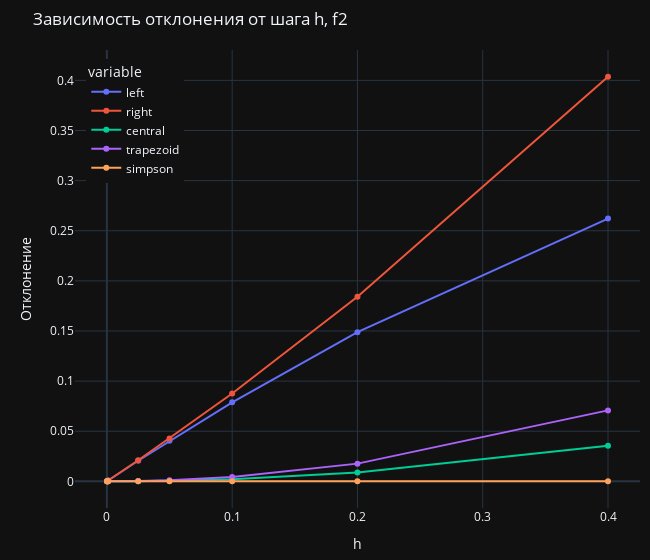

Notebook source saved alongside this figure:
### Code cell
x = diffs_f2['h']

fig = px.line(diffs_f2.melt(id_vars='h'), x='h', y='value', color='variable',
              markers='o',
              labels={
                'h': 'h',
                'value': 'Отклонение'
              },
              title='Зависимость отклонения от шага h, f2',
              template=theme,
              width=650)
fig.update_layout(margin=dict(l=75, r=10, t=50, b=10),
                  legend=dict(x=0.02, y=0.98),
                  hovermode='x unified')
fig.show()

### Figure 1 — Plotly figure (JSON) as saved in the notebook; plotly's stock layout.template omitted (floating-point values rounded to 4 significant figures)
{"data": [{"hovertemplate": "variable=left<br>h=%{x}<br>Отклонение=%{y}<extra></extra>", "legendgroup": "left", "line": {"color": "#636efa", "dash": "solid"}, "marker": {"symbol": "circle"}, "mode": "lines+markers", "name": "left", "orientation": "v", "showlegend": true, "type": "scatter", "x": [0.4, 0.2, 0.1, 0.05, 0.025, 0.001, 0.0005, 0.0004, 0.0001], "xaxis": "x", "y": [0.2621, 0.1488, 0.07881, 0.04051, 0.02053, 0.0008319, 0.000416, 0.0003328, 8.322e-05], "yaxis": "y"}, {"hovertemplate": "variable=right<br>h=%{x}<br>Отклонение=%{y}<extra></extra>", "legendgroup": "right", "line": {"color": "#EF553B", "dash": "solid"}, "marker": {"symbol": "circle"}, "mode": "lines+markers", "name": "right", "orientation": "v", "showlegend": true, "type": "scatter", "x": [0.4, 0.2, 0.1, 0.05, 0.025, 0.001, 0.0005, 0.0004, 0.0001], "xaxis": "x", "y": [0.4037, 0.1841, 0.08765, 0.04272, 0.02108, 0.0008327, 0.0004163, 0.000333, 8.323e-05], "yaxis": "y"}, {"hovertemplate": "variable=central<br>h=%{x}<br>Отклонение=%{y}<extra></extra>", "legendgroup": "central", "line": {"color": "#00cc96", "dash": "solid"}, "marker": {"symbol": "circle"}, "mode": "lines+markers", "name": "central", "orientation": "v", "showlegend": true, "type": "scatter", "x": [0.4, 0.2, 0.1, 0.05, 0.025, 0.001, 0.0005, 0.0004, 0.0001], "xaxis": "x", "y": [0.03544, 0.008842, 0.002209, 0.0005523, 0.0001381, 2.209e-07, 5.523e-08, 3.535e-08, 2.209e-09], "yaxis": "y"}, {"hovertemplate": "variable=trapezoid<br>h=%{x}<br>Отклонение=%{y}<extra></extra>", "legendgroup": "trapezoid", "line": {"color": "#ab63fa", "dash": "solid"}, "marker": {"symbol": "circle"}, "mode": "lines+markers", "name": "trapezoid", "orientation": "v", "showlegend": true, "type": "scatter", "x": [0.4, 0.2, 0.1, 0.05, 0.025, 0.001, 0.0005, 0.0004, 0.0001], "xaxis": "x", "y": [0.0708, 0.01768, 0.004419, 0.001105, 0.0002761, 4.418e-07, 1.105e-07, 7.069e-08, 4.418e-09], "yaxis": "y"}, {"hovertemplate": "variable=simpson<br>h=%{x}<br>Отклонение=%{y}<extra></extra>", "legendgroup": "simpson", "line": {"color": "#FFA15A", "dash": "solid"}, "marker": {"symbol": "circle"}, "mode": "lines+markers", "name": "simpson", "orientation": "v", "showlegend": true, "type": "scatter", "x": [0.4, 0.2, 0.1, 0.05, 0.025, 0.001, 0.0005, 0.0004, 0.0001], "xaxis": "x", "y": [2.796e-05, 1.76e-06, 1.102e-07, 6.89e-09, 4.306e-10, 4.718e-16, 1.055e-15, 1.277e-15, 8.049e-16], "yaxis": "y"}], "layout": {"hovermode": "x unified", "legend": {"title": {"text": "variable"}, "tracegroupgap": 0, "x": 0.02, "y": 0.98}, "margin": {"b": 10, "l": 75, "r": 10, "t": 50}, "title": {"text": "Зависимость отклонения от шага h, f2"}, "width": 650, "xaxis": {"anchor": "y", "domain": [0, 1], "title": {"text": "h"}}, "yaxis": {"anchor": "x", "domain": [0, 1], "title": {"text": "Отклонение"}}}}
